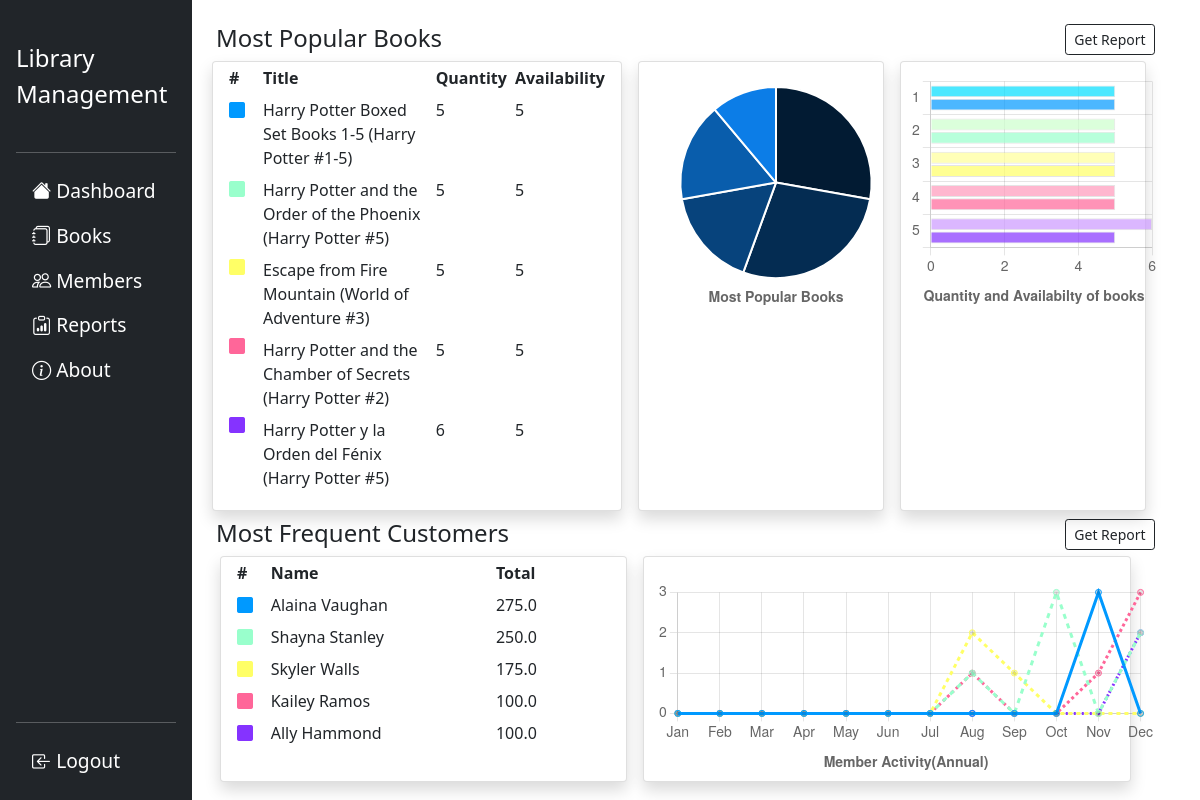
Before: /reports (signed in) with the older database file.
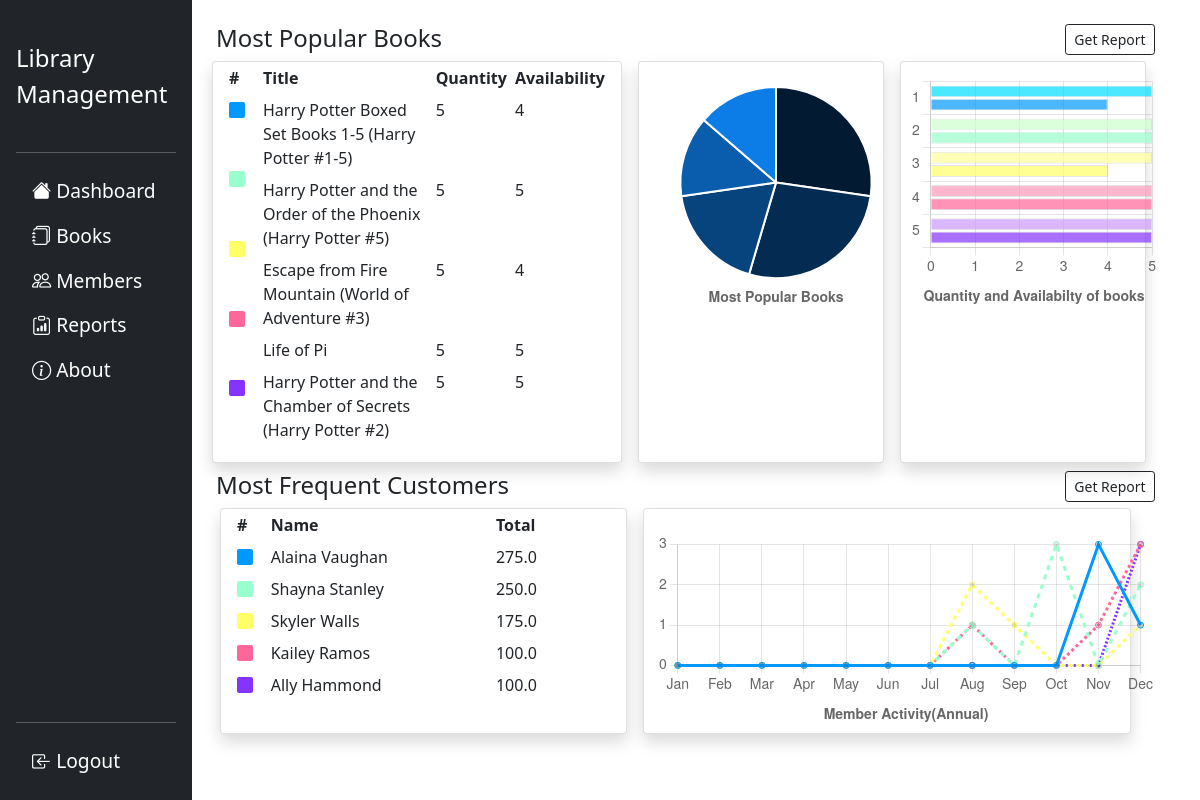
After: the same page with the newer database file.
### flasklib/models.py (models this page shows, shortened)
class Book(db.Model):
    bid=db.Column(db.Integer,primary_key=True)
    title=db.Column(db.String,nullable=False)
    authors=db.Column(db.String,nullable=False)
    average_rating=db.Column(db.String,nullable=False)
    isbn=db.Column(db.String,nullable=False)
    publisher=db.Column(db.String,nullable=False)
    publish_date=db.Column(db.String,nullable=False)
    quantity=db.Column(db.Integer,nullable=False,default=5)
    availability=db.Column(db.Integer,nullable=False,default=5)
    borrowers=db.Column(db.String,db.ForeignKey('member.mid'),default='')

class Member(db.Model):
    mid=db.Column(db.Integer,primary_key=True)
    mname=db.Column(db.String(20),nullable=False)
    email=db.Column(db.String,unique=True,nullable=False)
    contact=db.Column(db.String(12),nullable=False)
    date_added=db.Column(db.DateTime,default=datetime.utcnow)
    debt=db.Column(db.Float,nullable=False,default=0)
    dues=db.Column(db.String,default='')
    books=db.relationship('Book',backref='issued_to',lazy=True)
    issues=db.relationship('BookIssue',backref='issues',lazy=True)

### flasklib/main/routes.py (the view, shortened to what this page needs)
@main.route('/reports',methods=['GET','POST'])
@login_required
def reports():
    popular=db.session.query(BookIssue.bid,func.count(BookIssue.issue_id).label('qty')).group_by(BookIssue.bid).order_by(desc('qty')).limit(10)
    books=[]
    bcount=[]
    for p in popular:
        books.append(Book.query.get(p[0]))
        bcount.append(p[1])
    if len(bcount)==0:
        bcount=[1,1,1,1,1]
    most_paying=db.session.query(BookIssue.mid,func.sum(BookIssue.fee)).filter_by(returned=1).group_by(BookIssue.mid).all()
    members=[[Member.query.get(m[0]),m[1]] for m in most_paying]
    for i in range(len(members)):
        members[i][1]=members[i][1]-members[i][0].debt
    activity={}
    for m in members:
        issues=BookIssue.query.filter_by(mid=m[0].mid).all()
        monthwise=[0]*12
        for i in issues:
            monthwise[(i.issue_date.month)-1]+=1
        activity[m[0].mid]=monthwise
    return render_template('templates_reports/reports.html',title='Reports',books=books[:5],bcount=bcount[:5],members=members,activity=activity)

### flasklib/models.py (called while the page is built)
@login_manager.user_loader
def load_user(user_id):
    return Admin.query.get(int(user_id))

### flasklib/templates/templates_reports/reports.html (shortened to what the changed rows need)
{% extends 'layout.html' %}
{% block content %}
<div class="container">
  {% set booknames=[] %}
  {% set booksqty=[] %}
  {% set booksavail=[] %}
  <div class="row ps-3 gap-3">
    <div class="card col-5 shadow rounded">
      <div class="row">
        <div class="col-1">
          <table class="table table-borderless table-sm" style="height: 95%;">
            <thead>
              <th scope="col">#</th>
            </thead>
          </table>
        </div>
        <div class="col-11">
          <table class="table responsive table-borderless table-sm">
            <thead>
              <tr>
                <th scope="col">Title</th>
                <th scope="col">Quantity</th>
                <th scope="col">Availability</th>
              </tr>
            </thead>
            <tbody>
              {% if books|length == 0 %}
                {% for i in range(1,6) %}
                <tr>
                  <td>Title {{ i }}</td>
                  <td>Quantity {{ i }}</td>
                  <td>Availability {{ i }}</td>
                </tr>
                {% endfor %}
              {% else %}
                {% for book in books %}
                <tr>
                  <td>{{ book.title }}</td>
                  <td>{{ book.quantity }}</td>
                  <td>{{ book.availability }}</td>
                </tr>
                {% endfor %}
              {% endif %}
          </table>
        </div>
      </div>
    </div>
    <div class="card col-3 shadow rounded">
      <canvas class="mt-4" id="popularityChart" height=230rem width=250rem></canvas>
    </div>
    <div class="card col-3 p-2 shadow rounded">
      <canvas id="quantityChart" height=245rem width=250rem></canvas>
    </div>
  </div>
  <div class="row ps-4 gap-3">
    <div class="card col-5 shadow rounded">
      <div class="row">
        <div class="col-1">
          <table class="table table-borderless table-sm">
            <thead>
              <th scope="col">#</th>
            </thead>
          </table>
        </div>
        <div class="col-10">
          <table class="col-10 table table-borderless table-sm">
            <thead>
              <tr>
                <th scope="col">Name</th>
                <th scope="col">Total</th>
              </tr>
            </thead>
            <tbody>
              {% set memberactivity=[] %}
              {% if members|length == 0 %}
                {% for i in range(1,6) %}
                <tr>
                  <td>Name {{ i }}</td>
                  <td>Amount {{ i }}</td>
                </tr>
                {% endfor %}
              {% else %}
                {% for member in (members|sort(attribute='1',reverse=True))[:5] %}
                <tr>
                  <td>{{ member[0].mname }}</td>
                  <td>{{ member[1] }}</td>
                </tr>
                {% endfor %}
              {% endif %}
            </tbody>
          </table>
        </div>
      </div>
    </div>
    <div class="card col-6 shadow rounded">
      <canvas class="mt-4" id="memberChart" height=200rem width=500rem></canvas>
    </div>
  </div>
</div>
<script>
  createPie('popularityChart',{{ booknames| safe}}, {{ bcount| safe}});
  createBar('quantityChart',{{ booksqty| safe}}, {{ booksavail| safe}});
  createMemberLine({{ memberactivity| safe}});
</script>
{% endblock content %}

Changed rows visible on the page:
no longer on this page (row unchanged): Book: title "Harry Potter y la Orden del Fénix (Harry Potter #5)", quantity "6", availability "5"
changed Book "Harry Potter Boxed Set Books 1-5 (Harry Potter #1-5)": availability "5" → "4"
changed Book "Escape from Fire Mountain (World of Adventure #3)": availability "5" → "4"
now on this page (row unchanged): Book: title "Life of Pi", quantity "5", availability "5"
Other visible differences:
chart data {{ bcount| safe }}: [5, 5, 3, 3, 2] → [6, 6, 4, 3, 3]
chart data {{ booksqty| safe }}: [5, 5, 5, 5, 6] → [5, 5, 5, 5, 5]
chart data {{ booksavail| safe }}: [5, 5, 5, 5, 5] → [4, 5, 4, 5, 5]
chart data {{ memberactivity| safe }}: [[0, 0, 0, 0, 0, 0, 0, 0, 0, 0, 3, 0], [0, 0, 0, 0, 0, 0, 0, 1, 0, 3, 0, 2], [0, 0, 0, 0, 0, 0, 0, 2, 1, 0, 0, 0], [0, 0, 0, 0, 0, 0, 0, 1, 0, 0, 1, 3], [0, 0, 0, 0, 0, 0, 0, 0, 0, 0, 0, 2]] → [[0, 0, 0, 0, 0, 0, 0, 0, 0, 0, 3, 1], [0, 0, 0, 0, 0, 0, 0, 1, 0, 3, 0, 2], [0, 0, 0, 0, 0, 0, 0, 2, 1, 0, 0, 1], [0, 0, 0, 0, 0, 0, 0, 1, 0, 0, 1, 3], [0, 0, 0, 0, 0, 0, 0, 0, 0, 0, 0, 3]]
